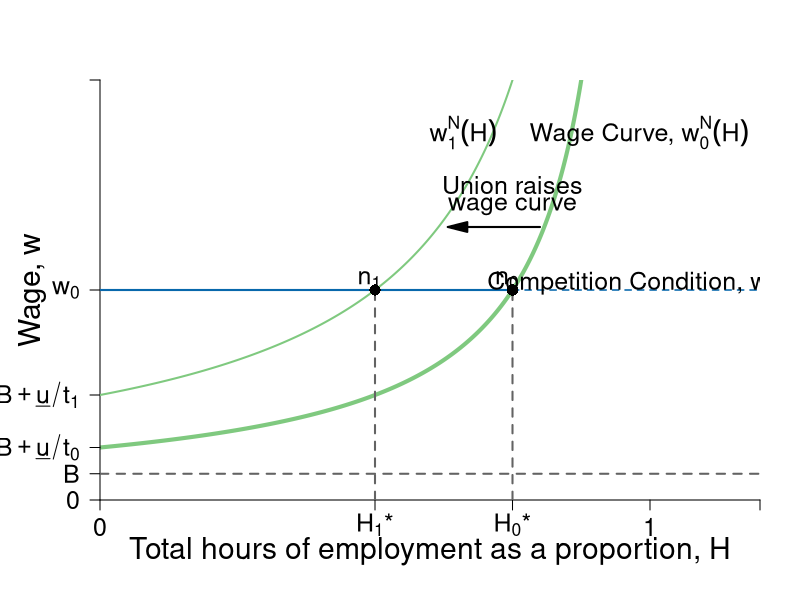

Here is the R script that generated this plot:
require(shape)
require(plotrix)
pdf(file = "employment/employment_unions_bad.pdf", width = 9, height = 7)

#Set parameters for graphics
pointsize <- 1.8
axislabelsize <- 1.8
labelsize <- 1.5
namesize <- 1.8
annotatesize <- 1.5
graphlinewidth <- 2
segmentlinewidth <- 1.5

COL <- c("#7fc97f", "#beaed4", "#fdc086", "#ffff99", "#386cb0", "#f0027f", "#bf5b17", "#666666")
COLA <- c("#99d8c9","#66c2a4","#41ae76", "#238b45", "#005824")
COLB <- c("#4eb3d3", "#2b8cbe", "#0868ac","#084081")
grays <- gray.colors(25, start = 1, end = 0)

WageFn <- function(H, delta = 5) {
  delta /(1 - H)
}

#COL <- c("#1B9E77", "#D95F02", "#7570B3", "#E7298A", "#66A61E", "#E6AB02", "#A6761D", "#666666")
COL <- c("#7fc97f", "#beaed4", "#fdc086", "#ffff99")
par(mar =  c(5, 5, 4, 2))
xlims <- c(0, 1.2)
ylims <- c(0, 40)


plot(0, 0, xlim = xlims, ylim = ylims, type = "n",
     xlab = expression(paste("Total hours of employment as a proportion, ", H)),
     ylab = expression(paste("Wage, ", w)),
     xaxt = "n", 
     yaxt = "n",
     cex.lab = axislabelsize, 
     line = 2.5,
     bty = "n", 
     xaxs="i", 
     yaxs="i")

npts <- 500 
npts2 <- 501
#Specify the sequences of points for graphing. 
xx1 <- seq(xlims[1], 0.9, length.out = npts)
xx2 <- seq(xlims[1], xlims[2], length.out = npts)
xx3 <- seq(xlims[1], xlims[2], length.out = npts2)
xx4 <- seq(xlims[1], 25, length.out = npts2)

#Draw the lines for the graphs
lines(xx1, WageFn(xx1), col = COL[1], lwd = 4)
#lines(xx2, solowCondition(xx2, delta = 5), col = COL[3], lwd = 4)
#lines(xx2, solowInfeas(xx2, delta = 5), col = COL[1], lwd = 4, lty = 2)

#Customize ticks and labels for the plot
ticksy <- c(0, 2.5, 5, 10, 20,  40)
ylabels <- c(0, expression(paste(B)), expression(paste(B+underline(u)/t[0])), expression(paste(B+underline(u)/t[1])), expression(paste(w[0])), NA)
ticksx <- c(0, 0.5, 0.75, 1, xlims[2])
xlabels <- c(0, expression(paste(H[1],"*")),expression(paste(H[0],"*")), 1.0, NA)
axis(1, at = ticksx, pos = 0, labels = xlabels, cex.axis = labelsize)
axis(2, at = ticksy, pos = 0, labels = ylabels, las = 1, cex.axis = labelsize)

#Annotation of the  graphs
text(0.98, 35, expression(paste("Wage Curve, ", w[0]^N*(H))), cex = labelsize)

#segments(1, 0, 1, 42, lty = 2, lwd = 3, col = "darkgray")
segments(0.75, 0, 0.75, 20, lty = 2, lwd = 2, col = grays[22])

#Arrows(0.8, 15, 0.8, 19, col = "black", lty = 1, lwd = 2, arr.type = "triangle")
#Arrows(0.8, 15, 0.8, 11, col = "black", lty = 1, lwd = 2, arr.type = "triangle")
#text(0.98, 16.5, expression(paste("Employment rent")))
#text(0.98, 15, expression(paste("decreases with union")))

#Original Zero profit condition 
segments(0, 20, 0.75, 20, lty = 1, lwd = graphlinewidth, col = COLB[3])
segments(0.75, 20, 1.2, 20, lty = 2, lwd = segmentlinewidth, col = COLB[3])

points(0.75, 20, pch = 16, col = "black", cex = 1.5)
text(0.74, 21, expression(paste(n[0])), cex = labelsize)


#Union raises the wage function
lines(xx1, WageFn(xx1, delta = 10), col = COL[1], lwd = graphlinewidth)

#segments(0, 10, 1.2, 10, lty = 2, lwd = 2, col = "darkgray")
#text(0.97, 11, expression(paste(B + a[1])))

text(0.66, 35, expression(paste(w[1]^N*(H))), cex = labelsize)

Arrows(0.8, 26, 0.65, 26, col = "black", lty = 1, lwd = 2, arr.type = "triangle")
text(0.75, 30, expression(paste("Union raises")), cex = labelsize)
text(0.75, 28, expression(paste("wage curve")), cex = labelsize)
# 
segments(0.5, 0, 0.5, 20, lty = 2, lwd = 2, col = grays[22])
points(0.5, 20, pch = 16, col = "black", cex = 1.5)
text(0.49, 21, expression(paste(n[1])), cex = labelsize)
#text(1.02, 26, expression(paste(zpc[1], ", ", w == w[1])))


#Unemployment benefits & a
#segments(0, 5, 1.2, 5, lty = 2, lwd = 2, col = "darkgray")
segments(0, 2.5, 1.2, 2.5, lty = 2, lwd = 2, col = grays[22])

#Zero profit condition
text(1.02, 21, expression(paste("Competition Condition, ", w^C == w[0])), cex = labelsize)
#text(0.97, 6, expression(paste(B + a[0])))
#text(0.97, 3.5, expression(paste(B, " (unemployment benefits)")))
#text(1.08, 36, expression(paste("level of")))
#text(1.08, 34, expression(paste("employment, ", bar(H))))


dev.off()
